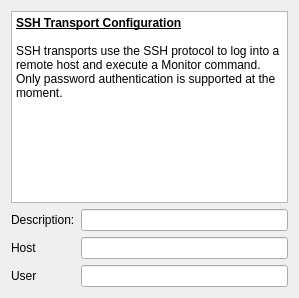
<?xml version="1.0" encoding="UTF-8"?>
<ui version="4.0">
 <class>SshTransportConfigWidget</class>
 <widget class="QWidget" name="SshTransportConfigWidget">
  <property name="geometry">
   <rect>
    <x>0</x>
    <y>0</y>
    <width>299</width>
    <height>237</height>
   </rect>
  </property>
  <property name="windowTitle">
   <string>Form</string>
  </property>
  <layout class="QVBoxLayout" name="verticalLayout">
   <item>
    <widget class="QTextBrowser" name="textBrowser">
     <property name="sizePolicy">
      <sizepolicy hsizetype="Expanding" vsizetype="MinimumExpanding">
       <horstretch>0</horstretch>
       <verstretch>0</verstretch>
      </sizepolicy>
     </property>
     <property name="html">
      <string>&lt;!DOCTYPE HTML PUBLIC &quot;-//W3C//DTD HTML 4.0//EN&quot; &quot;http://www.w3.org/TR/REC-html40/strict.dtd&quot;&gt;
&lt;html&gt;&lt;head&gt;&lt;meta name=&quot;qrichtext&quot; content=&quot;1&quot; /&gt;&lt;style type=&quot;text/css&quot;&gt;
p, li { white-space: pre-wrap; }
&lt;/style&gt;&lt;/head&gt;&lt;body style=&quot; font-family:'Ubuntu'; font-size:9pt; font-weight:400; font-style:normal;&quot;&gt;
&lt;p style=&quot; margin-top:0px; margin-bottom:0px; margin-left:0px; margin-right:0px; -qt-block-indent:0; text-indent:0px;&quot;&gt;&lt;span style=&quot; font-weight:600; text-decoration: underline;&quot;&gt;SSH Transport Configuration&lt;/span&gt;&lt;/p&gt;
&lt;p style=&quot;-qt-paragraph-type:empty; margin-top:0px; margin-bottom:0px; margin-left:0px; margin-right:0px; -qt-block-indent:0; text-indent:0px; font-weight:600; text-decoration: underline;&quot;&gt;&lt;/p&gt;
&lt;p style=&quot; margin-top:0px; margin-bottom:0px; margin-left:0px; margin-right:0px; -qt-block-indent:0; text-indent:0px;&quot;&gt;SSH transports use the SSH protocol to log into a remote host and execute a Monitor command.  Only password authentication is supported at the moment.&lt;/p&gt;
&lt;p style=&quot;-qt-paragraph-type:empty; margin-top:0px; margin-bottom:0px; margin-left:0px; margin-right:0px; -qt-block-indent:0; text-indent:0px;&quot;&gt;&lt;/p&gt;
&lt;p style=&quot;-qt-paragraph-type:empty; margin-top:0px; margin-bottom:0px; margin-left:0px; margin-right:0px; -qt-block-indent:0; text-indent:0px;&quot;&gt;&lt;/p&gt;&lt;/body&gt;&lt;/html&gt;</string>
     </property>
    </widget>
   </item>
   <item>
    <layout class="QGridLayout" name="gridLayout">
     <item row="0" column="0">
      <widget class="QLabel" name="label_3">
       <property name="text">
        <string>Description:</string>
       </property>
      </widget>
     </item>
     <item row="0" column="1">
      <widget class="QLineEdit" name="descriptionEdit"/>
     </item>
     <item row="1" column="0">
      <widget class="QLabel" name="label">
       <property name="text">
        <string>Host</string>
       </property>
      </widget>
     </item>
     <item row="1" column="1">
      <widget class="QLineEdit" name="hostEdit"/>
     </item>
     <item row="2" column="0">
      <widget class="QLabel" name="label_2">
       <property name="text">
        <string>User</string>
       </property>
      </widget>
     </item>
     <item row="2" column="1">
      <widget class="QLineEdit" name="userEdit"/>
     </item>
    </layout>
   </item>
  </layout>
 </widget>
 <resources/>
 <connections/>
</ui>
